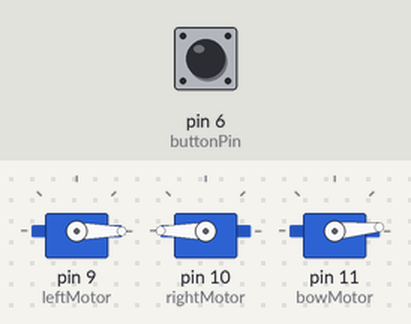
This sketch was run on a simulated Arduino Uno, built with avr-gcc and run on an emulated ATmega328P. On the bench: 3 × servo. Inputs (shaded band) come from the test bench; at power-on: pin 6 (buttonPin) LOW.

Above: at 0.05 s.
At 3.9 s:
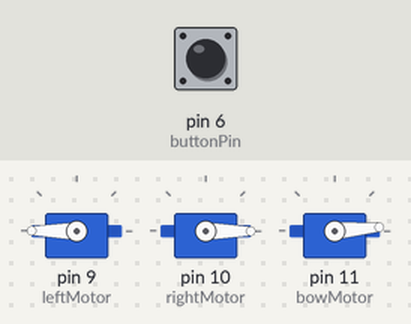
At 6.65 s:
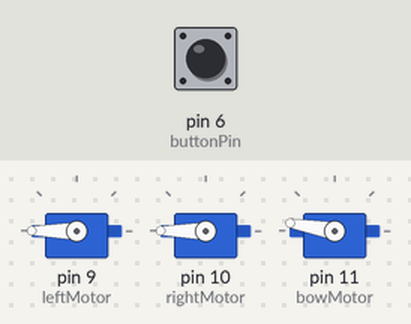
At 9.4 s:
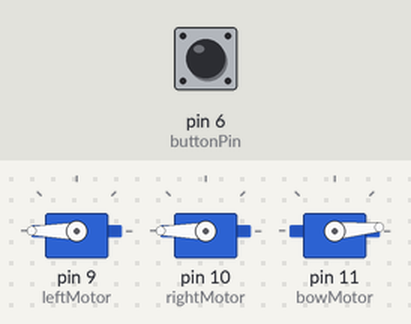
Timing chart, 0 to 12.2 s (numbered marks = the images above):
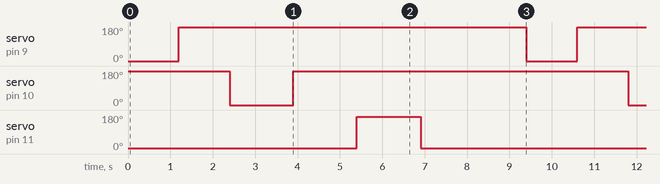

The sketch:

choreoraphy_wires_and_button.ino
```cpp
// Coreography with wires
#include <Servo.h>

#define LEFT_PIN 9
#define RIGHT_PIN 10

#define LEFT_MIDDLE_POSITION 180
#define LEFT_STRETCHED_POSITION 0
#define LEFT_REST_POSITION 270

#define RIGHT_MIDDLE_POSITION 180
#define RIGHT_STRETCHED_POSITION 0
#define RIGHT_REST_POSITION 270

const int buttonPin = 6;
int buttonState = 0;
Servo leftMotor, rightMotor, bowMotor;

void setup() {
    pinMode(buttonPin, INPUT);
    leftMotor.attach(9);
    rightMotor.attach(10);
    bowMotor.attach(11);

    leftMotor.write(LEFT_MIDDLE_POSITION);
    rightMotor.write(RIGHT_MIDDLE_POSITION);

    bowMotor.write(5);

}


void loop() {

    leftMotor.write(LEFT_STRETCHED_POSITION);
    delay(1200);
    leftMotor.write(LEFT_REST_POSITION);
    delay(1200);

    rightMotor.write(RIGHT_STRETCHED_POSITION);
    delay(1500);
    rightMotor.write(RIGHT_REST_POSITION);
    delay(1500);

    buttonState = digitalRead(buttonPin);

    while(buttonState == HIGH)
    {
      buttonState = digitalRead(buttonPin);
    }

    bowMotor.write(170);
    delay(1500);
    bowMotor.write(5);
    delay(1500);

    delay(1000);
}
```

Measured:
- by itself, servo on pin 9 (leftMotor): alternates 180° for 8.2 s and 0° for 1.2 s
- by itself, servo on pin 10 (rightMotor): alternates 180° for 7.9 s and 0° for 1.5 s
- by itself, servo on pin 11 (bowMotor): alternates 170° for 1.5 s and 5° for 7.9 s
